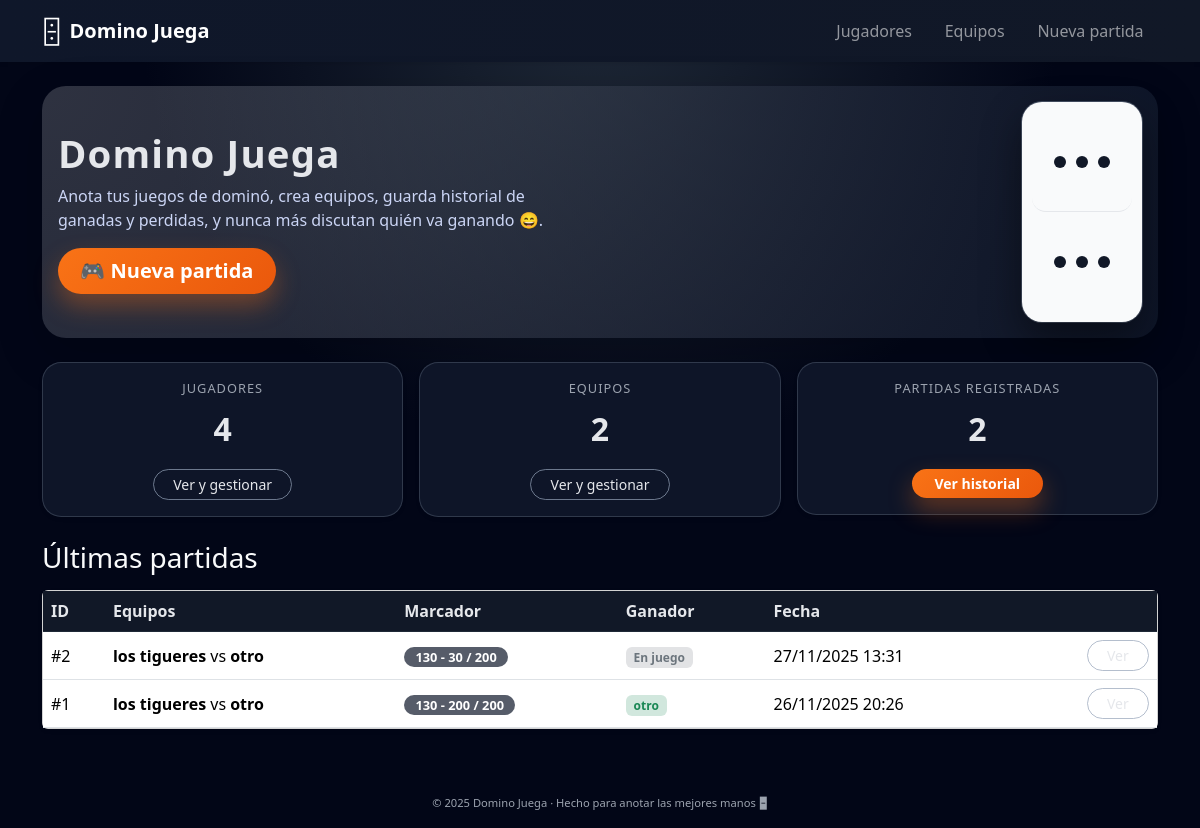
The page / on the database its author committed.
### models.py (models this page shows, shortened)
class Match(db.Model):
    __tablename__ = "matches"
    id = db.Column(db.Integer, primary_key=True)
    team_a_id = db.Column(db.Integer, db.ForeignKey("teams.id"), nullable=False)
    team_b_id = db.Column(db.Integer, db.ForeignKey("teams.id"), nullable=False)
    team_a = db.relationship("Team", foreign_keys=[team_a_id], backref="matches_as_a")
    team_b = db.relationship("Team", foreign_keys=[team_b_id], backref="matches_as_b")
    target_score = db.Column(db.Integer, default=100)
    score_a = db.Column(db.Integer, default=0)
    score_b = db.Column(db.Integer, default=0)
    winner_team_id = db.Column(db.Integer, db.ForeignKey("teams.id"), nullable=True)
    winner_team = db.relationship("Team", foreign_keys=[winner_team_id], backref="wins")
    created_at = db.Column(db.DateTime, default=datetime.utcnow)
    finished_at = db.Column(db.DateTime, nullable=True)

class Team(db.Model):
    __tablename__ = "teams"
    id = db.Column(db.Integer, primary_key=True)
    name = db.Column(db.String(100), nullable=False)
    player1_id = db.Column(db.Integer, db.ForeignKey("players.id"), nullable=False)
    player2_id = db.Column(db.Integer, db.ForeignKey("players.id"), nullable=False)
    player1 = db.relationship("Player", foreign_keys=[player1_id])
    player2 = db.relationship("Player", foreign_keys=[player2_id])
    games_played = db.Column(db.Integer, default=0)
    games_won = db.Column(db.Integer, default=0)
    games_lost = db.Column(db.Integer, default=0)
    points_for = db.Column(db.Integer, default=0)
    points_against = db.Column(db.Integer, default=0)

### app.py (the view)
    @app.route("/")
    def index():
        total_players = Player.query.count()
        total_teams = Team.query.count()
        total_matches = Match.query.count()
        last_matches = Match.query.order_by(Match.created_at.desc()).limit(5).all()
        return render_template(
            "index.html",
            total_players=total_players,
            total_teams=total_teams,
            total_matches=total_matches,
            last_matches=last_matches,
        )

### templates/index.html (shortened to what this page needs)
{% extends "base.html" %}
{% block content %}
<div class="hero-card card border-0 shadow-lg mb-4">
  <div class="card-body d-md-flex align-items-center justify-content-between">
    <div class="mb-3 mb-md-0 text-center text-md-start">
      <h1 class="hero-title mb-2">Domino Juega</h1>
      <p class="hero-subtitle mb-3 mx-auto mx-md-0">
        Anota tus juegos de dominó, crea equipos, guarda historial de ganadas y perdidas,
        y nunca más discutan quién va ganando 😄.
      </p>
      <div class="d-flex flex-wrap gap-2 justify-content-center justify-content-md-start">
        <a href="{{ url_for('new_match') }}" class="btn btn-domino-primary btn-lg">
          🎮 Nueva partida
        </a>
      </div>
    </div>
    <div class="text-center hero-domino d-none d-md-block">
      <div class="domino-piece">
        <div class="domino-half top">
          <span class="dot dot-1"></span>
          <span class="dot dot-2"></span>
          <span class="dot dot-3"></span>
        </div>
        <div class="domino-half bottom">
          <span class="dot dot-4"></span>
          <span class="dot dot-5"></span>
          <span class="dot dot-6"></span>
        </div>
      </div>
    </div>
  </div>
</div>
<div class="row mb-4 g-3">
  <div class="col-md-4">
    <a href="{{ url_for('players') }}" class="card-link-wrapper">
      <div class="card card-stat shadow-sm hover-lift">
        <div class="card-body text-center">
          <p class="stat-label">Jugadores</p>
          <p class="stat-number">{{ total_players }}</p>
          <span class="btn btn-sm btn-domino-outline">Ver y gestionar</span>
        </div>
      </div>
    </a>
  </div>
  <div class="col-md-4">
    <a href="{{ url_for('teams') }}" class="card-link-wrapper">
      <div class="card card-stat shadow-sm hover-lift">
        <div class="card-body text-center">
          <p class="stat-label">Equipos</p>
          <p class="stat-number">{{ total_teams }}</p>
          <span class="btn btn-sm btn-domino-outline">Ver y gestionar</span>
        </div>
      </div>
    </a>
  </div>
  <div class="col-md-4">
    <a href="{{ url_for('matches_list') }}" class="card-link-wrapper">
      <div class="card card-stat shadow-sm hover-lift">
        <div class="card-body text-center">
          <p class="stat-label">Partidas registradas</p>
          <p class="stat-number">{{ total_matches }}</p>
          <span class="btn btn-sm btn-domino-primary">Ver historial</span>
        </div>
      </div>
    </a>
  </div>
</div>
<h3 class="mb-3">Últimas partidas</h3>
<div class="card shadow-sm hover-lift">
  <div class="card-body p-0">
    <div class="table-responsive">
      <table class="table table-hover mb-0 align-middle">
        <thead class="table-light">
          <tr>
            <th>ID</th>
            <th>Equipos</th>
            <th>Marcador</th>
            <th>Ganador</th>
            <th>Fecha</th>
            <th></th>
          </tr>
        </thead>
        <tbody>
        {% for m in last_matches %}
          <tr>
            <td>#{{ m.id }}</td>
            <td><strong>{{ m.team_a.name }}</strong> vs <strong>{{ m.team_b.name }}</strong></td>
            <td><span class="badge bg-domino-pill">{{ m.score_a }} - {{ m.score_b }} / {{ m.target_score }}</span></td>
            <td>
              {% if m.winner_team %}
                <span class="badge bg-success-subtle text-success fw-semibold">{{ m.winner_team.name }}</span>
              {% else %}
                <span class="badge bg-secondary-subtle text-secondary">En juego</span>
              {% endif %}
            </td>
            <td>{{ m.created_at.strftime('%d/%m/%Y %H:%M') }}</td>
            <td class="text-end">
              <a href="{{ url_for('match_detail', match_id=m.id) }}" class="btn btn-sm btn-domino-outline">Ver</a>
            </td>
          </tr>
        {% else %}
          <tr><td colspan="6" class="text-center py-3 text-muted">Todavía no hay partidas registradas.</td></tr>
        {% endfor %}
        </tbody>
      </table>
    </div>
  </div>
</div>
{% endblock %}

### static/style.css (style rules this page uses)
.bg-domino { background: radial-gradient(circle at top, #1f2937 0, #020617 45%, #020617 100%); min-height: 100vh; color: #f9fafb; }
.hero-card { background: radial-gradient(circle at top left, rgba(248, 250, 252, 0.18), rgba(15, 23, 42, 0.9)); color: #e5e7eb; border-radius: 1.5rem; }
.hero-title { font-size: 2.4rem; font-weight: 800; letter-spacing: 0.03em; }
.hero-subtitle { font-size: 1rem; color: #cbd5f5; max-width: 32rem; }
.btn-domino-primary { background: linear-gradient(135deg, #f97316, #ea580c); border: none; color: #fff; font-weight: 600; border-radius: 999px; padding-inline: 1.4rem; box-shadow: 0 12px 25px rgba(248, 113, 22, 0.35); transition: transform 0.15s ease, box-shadow 0.15s ease, filter 0.15s ease; }
.btn-domino-outline { border-radius: 999px; border: 1px solid rgba(148, 163, 184, 0.7); color: #e5e7eb; background: transparent; font-weight: 500; padding-inline: 1.2rem; transition: background-color 0.15s ease, color 0.15s ease, transform 0.15s ease; }
.card-stat { border-radius: 1.2rem; background: rgba(15, 23, 42, 0.95); border: 1px solid rgba(148, 163, 184, 0.25); color: #e5e7eb; }
.stat-label { text-transform: uppercase; letter-spacing: 0.08em; font-size: 0.8rem; color: #9ca3af; margin-bottom: 0.4rem; }
.stat-number { font-size: 2rem; font-weight: 700; }
.hover-lift { transition: transform 0.18s ease, box-shadow 0.18s ease, border-color 0.18s ease; }
.bg-domino-pill { background: rgba(15, 23, 42, 0.7); border-radius: 999px; padding: 0.25rem 0.7rem; font-size: 0.8rem; }
.table { color: #e5e7eb; }
.table thead.table-light th { background-color: #111827; color: #e5e7eb; border-color: #1f2937; }
.hero-domino { display: flex; justify-content: center; }
.domino-piece { width: 120px; height: 220px; background: #f9fafb; border-radius: 20px; position: relative; padding: 10px; box-shadow: 0 18px 40px rgba(0, 0, 0, 0.45), 0 0 0 1px rgba(148, 163, 184, 0.4); animation: float 3s ease-in-out infinite; }
.domino-half { width: 100%; height: 50%; position: relative; border-radius: 14px; display: flex; flex-wrap: wrap; justify-content: center; align-content: center; }
.domino-half.top { border-bottom: 1px solid #e5e7eb; }
.dot { width: 12px; height: 12px; background: #111827; border-radius: 50%; margin: 5px; }
.card-link-wrapper { text-decoration: none; color: inherit; display: block; }
.card-link-wrapper .card { cursor: pointer; }
.card-link-wrapper { text-decoration: none !important; color: inherit !important; display: block; }

### rows shown on the page
Match: id "2", team_a.name "los tigueres", team_b.name "otro", score_a "130", score_b "30", target_score "200", shows "En juego", created_at "27/11/2025 13:31"
Match: id "1", team_a.name "los tigueres", team_b.name "otro", score_a "130", score_b "200", target_score "200", winner_team.name "otro", created_at "26/11/2025 20:26"

### other values the page prints
{{ total_players }} "4"
{{ total_teams }} "2"
{{ total_matches }} "2"
{{ 2025 }} "2025"
